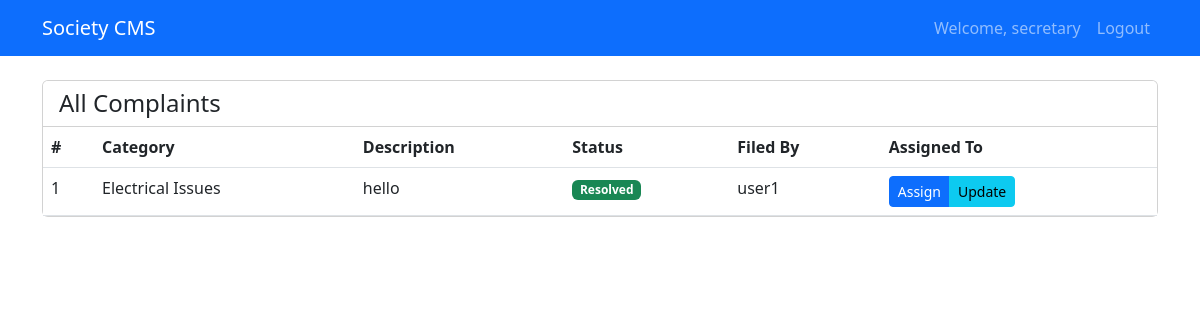
Page / (signed in) on the earlier database version.
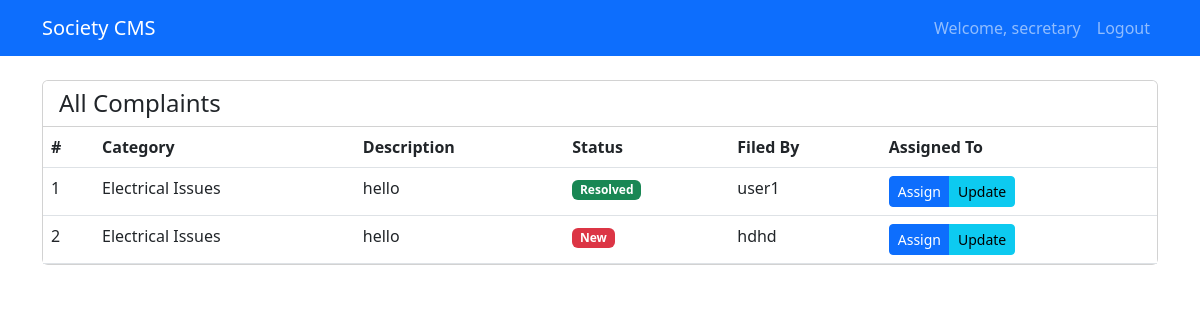
Same page on the later database version.
### app.py (models this page shows)
class BaseModel(db.Model):
    __abstract__ = True
    id = db.Column(db.Integer, primary_key=True)
    created_at = db.Column(db.DateTime, default=datetime.utcnow)

class User(UserMixin, BaseModel):
    __tablename__ = 'users'
    username = db.Column(db.String(150), unique=True)
    password = db.Column(db.String(150))
    role_id = db.Column(db.Integer, db.ForeignKey('roles.id'))

class Complaint(BaseModel):
    __tablename__ = 'complaints'
    description = db.Column(db.Text, nullable=False)
    status = db.Column(db.String(50), default='New')
    category_id = db.Column(db.Integer, db.ForeignKey('categories.id'))
    user_id = db.Column(db.Integer, db.ForeignKey('users.id'))
    role_id = db.Column(db.Integer, db.ForeignKey('roles.id'))
    category = db.relationship('Category')
    user = db.relationship('User')
    assigned_role = db.relationship('Role', foreign_keys=[role_id])

class Category(BaseModel):
    __tablename__ = 'categories'
    name = db.Column(db.String(50), unique=True)
    role_id = db.Column(db.Integer, db.ForeignKey('roles.id'))
    assigned_role = db.relationship('Role')

### app.py (the view)
    def index(self):
        complaints = self.complaint_service.get_complaints_for_user(current_user)
        return render_template('index.html', complaints=complaints)

### app.py (called while the page is built)
@login_manager.user_loader
def load_user(user_id):
    return User.query.get(int(user_id))

    @login_required
    def index(self):
        return self.complaint_controller.index()

    def get_complaints_for_user(self, user):
        if user.role.name == 'Secretary':
            return Complaint.query.all()
        elif user.role.name == 'User':
            return Complaint.query.filter_by(user_id=user.id).all()
        return Complaint.query.filter_by(role_id=user.role.id).all()

### templates/index.html (shortened to what this page needs)
{% extends 'layout.html' %} {% block content %}
<div class="card">
  <div
    class="card-header bg-white d-flex justify-content-between align-items-center"
  >
    <h4 class="mb-0">
      {% if current_user.role.name == 'Secretary' %} All Complaints {% elif
      current_user.role.name == 'User' %} Your Complaints {% else %} Assigned
      Complaints {% endif %}
    </h4>
  </div>
  <div class="card-body p-0">
    <div class="table-responsive">
      <table class="table table-hover mb-0">
        <thead>
          <tr>
            <th>#</th>
            <th>Category</th>
            <th>Description</th>
            <th>Status</th>
            {% if current_user.role.name == 'Secretary' %}
            <th>Filed By</th>
            <th>Assigned To</th>
            {% endif %}
          </tr>
        </thead>
        <tbody>
          {% for complaint in complaints %}
          <tr>
            <td>{{ complaint.id }}</td>
            <td>
              {{ complaint.category.name if complaint.category else 'N/A' }}
            </td>
            <td>{{ complaint.description }}</td>
            <td>
              <span
                class="badge {% if complaint.status == 'New' %}bg-danger {% elif complaint.status.startswith('Assigned') %}bg-warning {% else %}bg-success {% endif %}"
              >
                {{ complaint.status }}
              </span>
            </td>
            {% if current_user.role.name == 'Secretary' %}
            <td>{{ complaint.user.username }}</td>
            {% endif %}
            <td>
              {% if current_user.role.name == 'Secretary' %}
              <div class="btn-group btn-group-sm">
                <a
                  href="{{ url_for('assign_complaint', complaint_id=complaint.id) }}"
                  class="btn btn-primary"
                  >Assign</a
                >
                <a
                  href="{{ url_for('update_complaint', complaint_id=complaint.id) }}"
                  class="btn btn-info"
                  >Update</a
                >
              </div>
              {% elif current_user.role.name != 'User' and complaint.role_id ==
              current_user.role.id %}
              <a
                href="{{ url_for('update_complaint', complaint_id=complaint.id) }}"
                class="btn btn-sm btn-info"
                >Update Progress</a
              >
              {% endif %}
            </td>
          </tr>
          {% endfor %}
        </tbody>
      </table>
    </div>
  </div>
</div>
{% endblock %}

### templates/layout.html (shortened to what this page needs)
<!DOCTYPE html>
<html lang="en">
  <head>
    <link
      href="https://cdn.jsdelivr.net/npm/bootstrap@5.3.0/dist/css/bootstrap.min.css"
      rel="stylesheet"
    />
  </head>
  <body>
    <nav class="navbar navbar-expand-lg navbar-dark bg-primary">
      <div class="container">
        <a class="navbar-brand" href="/">Society CMS</a>
        <div class="collapse navbar-collapse" id="navbarNav">
          <ul class="navbar-nav ms-auto">
            {% if current_user.is_authenticated %}
            <li class="nav-item">
              <span class="nav-link">Welcome, {{ current_user.username }}</span>
            </li>
            <li class="nav-item">
              <a class="nav-link" href="{{ url_for('logout') }}">Logout</a>
            </li>
            {% endif %}
          </ul>
        </div>
      </div>
    </nav>
    <div class="container mt-4">
       {% block content %}{% endblock %}
    </div>
  </body>
</html>

Differences in the rows shown:
added Complaint: id "2", category "Electrical Issues", description "hello", status "New", user.username "hdhd"
